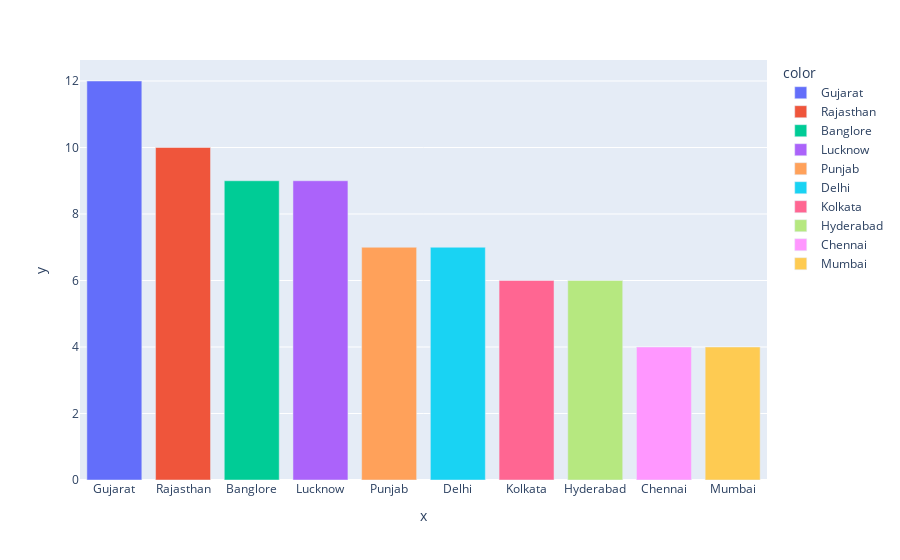

The cell this chart's notebook holds for it:
### Code cell
fig = px.bar(x=match_wins.index, y=match_wins.values, color=match_wins.index)
fig.show()

### Figure 1 — Plotly figure (JSON) as saved in the notebook; plotly's stock layout.template omitted (floating-point values rounded to 4 significant figures)
{"data": [{"hovertemplate": "color=Gujarat<br>x=%{x}<br>y=%{y}<extra></extra>", "legendgroup": "Gujarat", "marker": {"color": "#636efa", "pattern": {"shape": ""}}, "name": "Gujarat", "orientation": "v", "showlegend": true, "textposition": "auto", "type": "bar", "x": ["Gujarat"], "xaxis": "x", "y": [12], "yaxis": "y"}, {"hovertemplate": "color=Rajasthan<br>x=%{x}<br>y=%{y}<extra></extra>", "legendgroup": "Rajasthan", "marker": {"color": "#EF553B", "pattern": {"shape": ""}}, "name": "Rajasthan", "orientation": "v", "showlegend": true, "textposition": "auto", "type": "bar", "x": ["Rajasthan"], "xaxis": "x", "y": [10], "yaxis": "y"}, {"hovertemplate": "color=Banglore<br>x=%{x}<br>y=%{y}<extra></extra>", "legendgroup": "Banglore", "marker": {"color": "#00cc96", "pattern": {"shape": ""}}, "name": "Banglore", "orientation": "v", "showlegend": true, "textposition": "auto", "type": "bar", "x": ["Banglore"], "xaxis": "x", "y": [9], "yaxis": "y"}, {"hovertemplate": "color=Lucknow<br>x=%{x}<br>y=%{y}<extra></extra>", "legendgroup": "Lucknow", "marker": {"color": "#ab63fa", "pattern": {"shape": ""}}, "name": "Lucknow", "orientation": "v", "showlegend": true, "textposition": "auto", "type": "bar", "x": ["Lucknow"], "xaxis": "x", "y": [9], "yaxis": "y"}, {"hovertemplate": "color=Punjab<br>x=%{x}<br>y=%{y}<extra></extra>", "legendgroup": "Punjab", "marker": {"color": "#FFA15A", "pattern": {"shape": ""}}, "name": "Punjab", "orientation": "v", "showlegend": true, "textposition": "auto", "type": "bar", "x": ["Punjab"], "xaxis": "x", "y": [7], "yaxis": "y"}, {"hovertemplate": "color=Delhi<br>x=%{x}<br>y=%{y}<extra></extra>", "legendgroup": "Delhi", "marker": {"color": "#19d3f3", "pattern": {"shape": ""}}, "name": "Delhi", "orientation": "v", "showlegend": true, "textposition": "auto", "type": "bar", "x": ["Delhi"], "xaxis": "x", "y": [7], "yaxis": "y"}, {"hovertemplate": "color=Kolkata<br>x=%{x}<br>y=%{y}<extra></extra>", "legendgroup": "Kolkata", "marker": {"color": "#FF6692", "pattern": {"shape": ""}}, "name": "Kolkata", "orientation": "v", "showlegend": true, "textposition": "auto", "type": "bar", "x": ["Kolkata"], "xaxis": "x", "y": [6], "yaxis": "y"}, {"hovertemplate": "color=Hyderabad<br>x=%{x}<br>y=%{y}<extra></extra>", "legendgroup": "Hyderabad", "marker": {"color": "#B6E880", "pattern": {"shape": ""}}, "name": "Hyderabad", "orientation": "v", "showlegend": true, "textposition": "auto", "type": "bar", "x": ["Hyderabad"], "xaxis": "x", "y": [6], "yaxis": "y"}, {"hovertemplate": "color=Chennai<br>x=%{x}<br>y=%{y}<extra></extra>", "legendgroup": "Chennai", "marker": {"color": "#FF97FF", "pattern": {"shape": ""}}, "name": "Chennai", "orientation": "v", "showlegend": true, "textposition": "auto", "type": "bar", "x": ["Chennai"], "xaxis": "x", "y": [4], "yaxis": "y"}, {"hovertemplate": "color=Mumbai<br>x=%{x}<br>y=%{y}<extra></extra>", "legendgroup": "Mumbai", "marker": {"color": "#FECB52", "pattern": {"shape": ""}}, "name": "Mumbai", "orientation": "v", "showlegend": true, "textposition": "auto", "type": "bar", "x": ["Mumbai"], "xaxis": "x", "y": [4], "yaxis": "y"}], "layout": {"barmode": "relative", "legend": {"title": {"text": "color"}, "tracegroupgap": 0}, "margin": {"t": 60}, "xaxis": {"anchor": "y", "domain": [0, 1], "title": {"text": "x"}}, "yaxis": {"anchor": "x", "domain": [0, 1], "title": {"text": "y"}}}}
